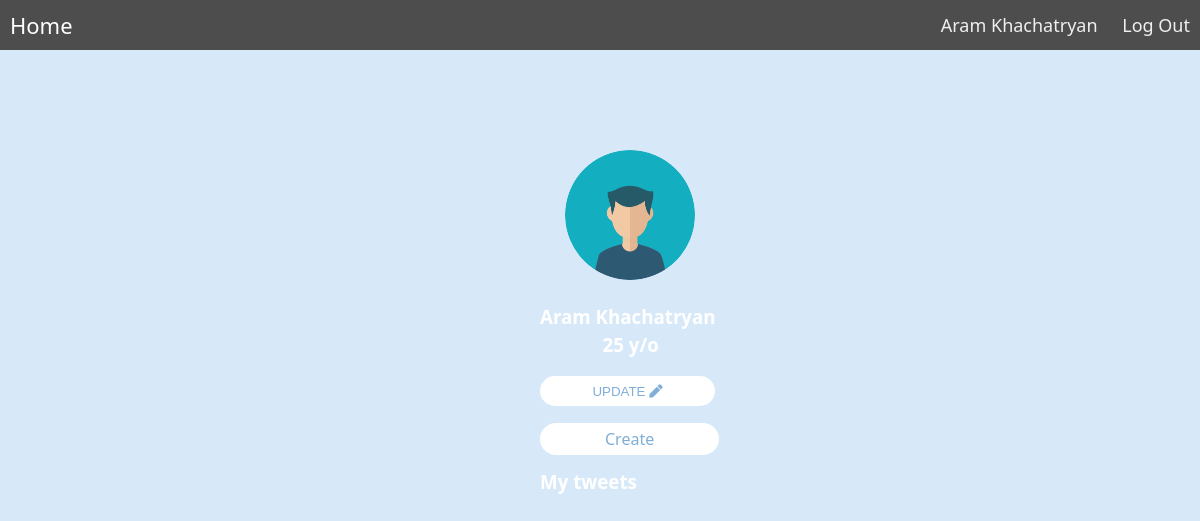
The app's page /users/5/profile/ (signed in) with its own data.
### users/models.py (models this page shows, shortened)
class Profile(models.Model):
    user = models.OneToOneField(User, on_delete=models.CASCADE, null=True, blank=True)
    name = models.CharField(max_length=30)
    surname = models.CharField(max_length=50)
    age = models.IntegerField()
    profile_image = models.ImageField(upload_to="media")

### users/views.py (the view)
# urls.py: path("<int:user_id>/profile/", views.profile_view, name='profile'),
@login_required
def profile_view(request, user_id):
    if request.user.id != user_id:
        return HttpResponse("It's not your profile, you can't open that!")
    profile = Profile.objects.get(user_id=user_id)
    tweet_list = NewTweet.objects.all()
    return render(request, "users/profile.html", {'profile': profile, 'tweet_list': tweet_list})

### users/templates/users/profile.html (shortened to what this page needs)
<!DOCTYPE html>
<html>
<head>
    <link rel="stylesheet" href="https://pro.fontawesome.com/releases/v5.10.0/css/all.css" />
</head>
<body style="background: #d7e9f9">
    <div class="nav">
        <div class="nav-header">
            <div class="nav-title">
                <a href="{% url 'home' %}" style="text-decoration: none; color: white">Home
          </a>
            </div>
        </div>
        <div class="nav-links">
            <a href="" target="_blank">{{profile.name}} {{profile.surname}}</a>
            <a href="{% url 'user_logout'%}">Log Out</a>
        </div>
    </div>
    <div class="profile-card" style="max-width: 250px; margin-left: 45%; margin-top: 100px">
        <img style="
          width: 130px;
          height: 130px;
          margin-left: 25px;
          border-radius: 50%;
        " src="{{profile.profile_image.url}}" />
        <div class="card-content" style="color: white">
            <h3>{{profile.name}} {{profile.surname}}</h3>
            <h3 style="width: 65px; margin-left: 25%; margin-top: -15px">
                {{profile.age}} <span>y/o</span>
            </h3>
            <div class="item-row">
                <a href="{% url 'update_profile' profile.id %}">
                    <button class="btn btn-sm btna-success" type="submit" style="
                width: 70%;
                background: white;
                color: #80aed8;
                border: none;
                height: 30px;
                border-radius: 20px;
                cursor: pointer;
                transition: 0.4s;
              ">
              UPDATE <i class="fas fa-pen"></i>
            </button></a>
                <br>
                <br>
                <div class="item-row">
                    <a style="
                text-decoration: none;
                color: #80aed8;
                background: white;
                border-radius: 25px;
                padding: 5px 65px;
            " class="btn btn-sm btn-info" href="{% url 'create' %}">Create</a>
                    <div class="my-twits">
                        <h3>My tweets</h3>
            </div>
        </div>
    </div>
</body>
</html>

### users/templates/users/profile.html (style rules this page uses)
* { box-sizing: border-box; }
body { margin: 0px; font-family: "segoe ui"; }
.nav { height: 50px; width: 100%; background-color: #4d4d4d; position: relative; }
.nav>.nav-header { display: inline; }
.nav>.nav-header>.nav-title { display: inline-block; font-size: 22px; color: #fff; padding: 10px 10px 10px 10px; }
.nav>.nav-links { display: inline; float: right; font-size: 18px; }
.nav>.nav-links>a { display: inline-block; padding: 13px 10px 13px 10px; text-decoration: none; color: #efefef; }

### records on screen
Profile: name "Aram", surname "Khachatryan", profile_image (picture), age "25"
